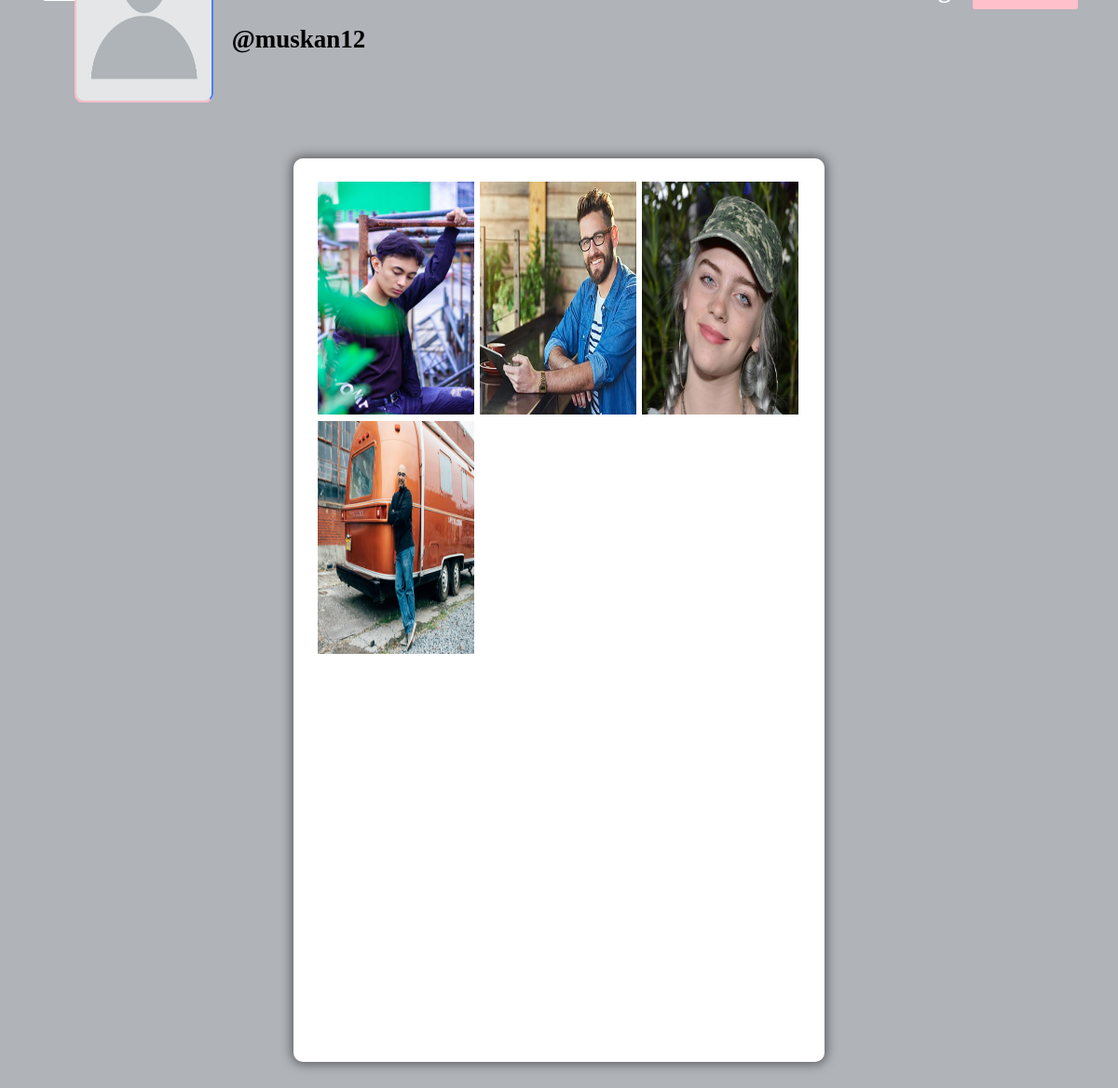
Page /profile/muskan12 (signed in) on the committed database.
### core/models.py (models this page shows, shortened)
class Profile(models.Model):
    user = models.ForeignKey(User, on_delete=models.CASCADE)
    id_user = models.IntegerField()
    bio = models.TextField(blank=True)
    profileimg = models.ImageField(upload_to='profile_images', default='blank-profile-picture.png')
    location = models.CharField(max_length=100, blank=True)

class Post(models.Model):
    id = models.UUIDField(primary_key=True, default=uuid.uuid4)
    user = models.CharField(max_length=100)
    image = models.ImageField(upload_to='post_images')
    caption = models.TextField()
    created_at = models.DateTimeField(default=datetime.now)
    no_of_likes = models.IntegerField(default=0)

### core/views.py (the view)
# urls.py: path('profile/<str:pk>', views.profile, name='profile'),
@login_required(login_url='signin')
def profile(request, pk):
    user_object = User.objects.get(username=pk)
    user_profile = Profile.objects.get(user=user_object)
    user_posts = Post.objects.filter(user=pk)
    user_post_length = len(user_posts)
    follower = request.user.username
    user = pk
    if FollowersCount.objects.filter(follower=follower, user=user).first():
        button_text = 'Unfollow'
    else:
        button_text = 'Follow'
    user_followers = len(FollowersCount.objects.filter(user=pk))
    user_following = len(FollowersCount.objects.filter(follower=pk))
    context = {
        'user_object': user_object,
        'user_profile': user_profile,
        'user_posts': user_posts,
        'user_post_length': user_post_length,
        'button_text': button_text,
        'user_followers': user_followers,
        'user_following': user_following,
    }
    return render(request, 'profile.html', context)

### templates/profile.html (shortened to what this page needs)
{% load static %}
<!DOCTYPE html>
<html lang="en">
<head>
    <link rel="stylesheet" href="{% static 'css/main.min.css' %}">
    <link rel="stylesheet" href="{% static 'css/style.css' %}">
    <link rel="stylesheet" href="{% static 'css/color.css' %}">
    <link rel="stylesheet" href="{% static 'css/responsive.css' %}">
</head>
<body>
	<section>
			<div class="feature-photo">
				<figure><img src="{% static 'images/resources/timeline-1.jpg' %}" alt=""></figure>
				<form action="/follow" method="POST">
					<div class="add-btn">
					{% if user_object.username == user.username %}
					<a href="/settings" data-ripple="">Account Settings</a>
					{% else %}
					<a data-ripple=""><button type="submit" style="background-color: #ffc0cb; border: #ffc0cb;">{{button_text}}</button></a>
					{% endif %}
					</div>
				</form>
				<div class="container-fluid">
					<div class="row merged">
						<div class="col-lg-2 col-sm-3">
							<div class="user-avatar">
								<figure>
									<img src="{{user_profile.profileimg.url}}" style="height: 250px; width: 100%;" alt="">
								</figure>
							</div>
						</div>
						<div class="col-lg-10 col-sm-9">
							<div class="timeline-info">
								<ul>
									<li class="admin-name">
									  <h5 style="color: black;white-space: nowrap; width: 110px; font-size: 27px;"><b>@{{user_profile.user.username}}</b></h5>
									</li>
								</ul>
							</div>
						</div>
					</div>
				</div>
			</div>
		</section>
	<section>
		<div class="gap gray-bg">
			<div class="container-fluid">
				<div class="row">
					<div class="col-lg-12">
						<div class="row" id="page-contents">
							<div class="col-lg-3">
								<aside class="sidebar static">
								</aside>
							</div>
							<div class="col-lg-6">
								<div class="central-meta">
									<ul class="photos">
										{% for post in user_posts %}
										<li>
											<a class="strip" href="{{post.image.url}}" title="" data-strip-group="mygroup" data-strip-group-options="loop: false">
												<img src="{{post.image.url}}" style="height: 250px; width: 300px;" alt=""></a>
										</li>
										{% endfor %}
									</ul>
								</div>
							</div>
							<div class="col-lg-3">
								<aside class="sidebar static">
								</aside>
							</div>
						</div>
					</div>
				</div>
			</div>
		</div>
	</section>
</body>
</html>

### static/css/color.css (style rules this page uses)
#nprogress .bar, .timeline-info > ul li a::before, .add-btn > a, .activitiez > li::before, form button, .colla-apps > li a:hover, a.underline:before, .setting-row input:checked + label, .user-avatar:hover .edit-phto, .error-meta > a, .color-bg, .add-butn, .nav.nav-tabs.likes-btn > li a.active, a.dislike-btn, .drop > a:hover, .btn-view.btn-load-more:hover, .accordion .card h5 button[aria-expanded="true"], .chat-head, .f-page > figure em, .inbox-panel-head > ul > li > a, .nav-tabs--left .nav-link.active, .nav-tabs--left .nav-link.active:hover, footer .widget-title h4::before, #topcontrol, .sidebar .widget-title::before, .f-title::before, .g-post-classic > figure > i::after, .purify > a, .help-list > a:hover, .open-position::before, .info > a, .category-box:hover, .category-box.selected, a.main-btn, .section-heading::before, .getquot-baner, .more-branches > h4::before, .is-helpful > a, .cart-optionz > li > a:hover, .paginationz > li a:hover, .paginationz > li a.active, .shopping-cart, a.btn2:hover, .form-submit > input[type="submit"], button.submit-checkout, .delete-cart:hover, .proceed .button, .amount-area .update-cart, a.addnewforum, .apply-bttons > a { background: orange; }

### static/css/responsive.css (style rules this page uses)
@media screen and (max-width: 1281px) and (min-width: 1024px) { .photos > li { min-width: 32.2%; width: 32.2%; } }
@media screen and (max-width: 1281px) and (min-width: 1024px) { .timeline-info { line-height: 51px; } }
@media screen and (max-width: 1281px) and (min-width: 1024px) { .timeline-info .admin-name > h5 { font-size: 20px; } }
@media screen and (max-width: 1281px) and (min-width: 1024px) { .user-avatar { width: 80.2% } }

### rows in the picture
Profile: profileimg (placeholder picture), user.username "muskan12"
Post: image (picture)
Post: image (picture)
Post: image (picture)
Post: image (picture)
